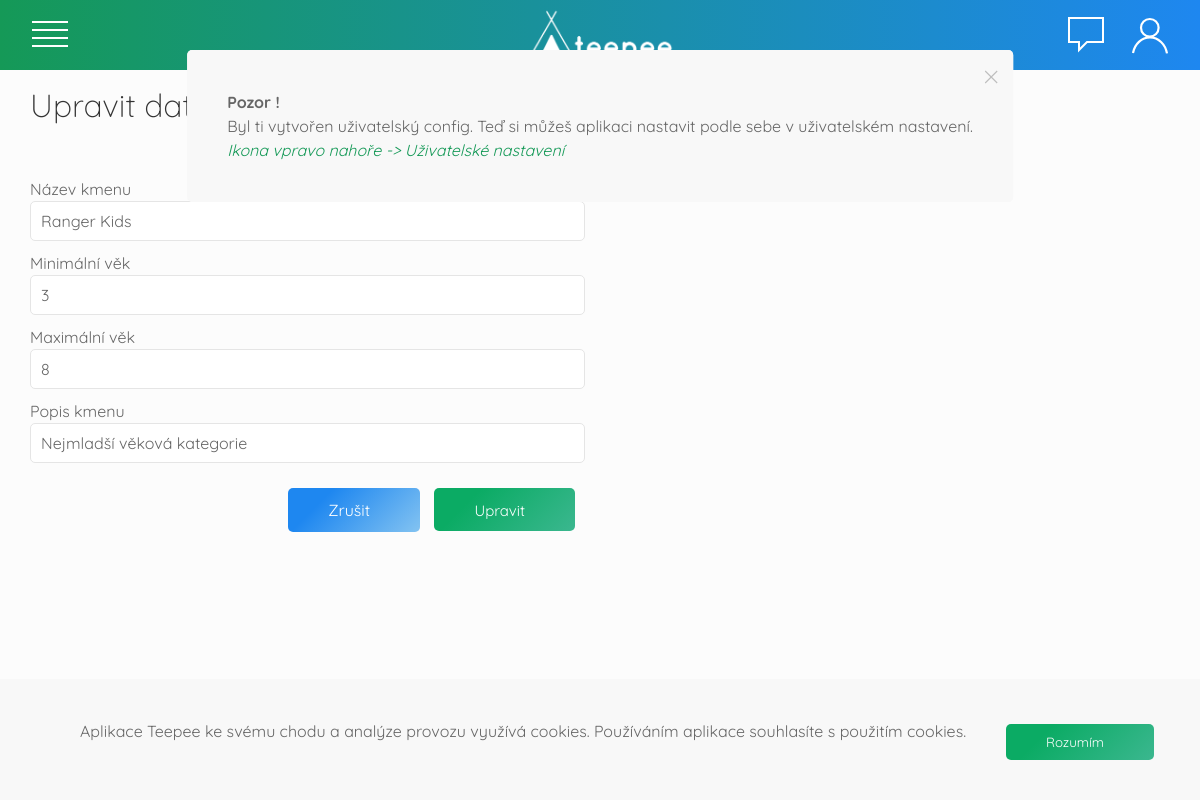
/kmeny/upravit/3 (signed in), run on the app's committed database.
### tables this page shows
CREATE TABLE `kmen` (
  `id_kmenu` int(11) NOT NULL,
  `nazev` varchar(150) NOT NULL,
  `min_vek` int(2) NOT NULL,
  `max_vek` int(2) NOT NULL,
  `popis` text
);

### index.php (called while the page is built, shortened)
<?php
  try{
  $router = new RouterKontroler();
  $router->zpracuj(array($_SERVER["REQUEST_URI"]));
  $router->vypisPohled();
  }
  catch(Exception $e){
    $exception = "
    <h3><b>Ooops!</b> Něco se pokazilo</h3>
    Kód výjimky:<br>".
    $e->getMessage();
    $router->pridejZpravu($exception,"error");
    DB::syslog($exception,"exception",(isset($_SESSION["uzivatel"]->id_vedouciho)) ? $_SESSION["uzivatel"]->id_vedouciho : 0);
    die("<script>window.location.href = '/nastenka';</script>");
  }
 ?>

### model/DB.php (called while the page is built, shortened)
<?php
class DB {
  private static $spojeni;
  private static $nastaveni = array(
		PDO::ATTR_ERRMODE => PDO::ERRMODE_EXCEPTION,
    PDO::ATTR_EMULATE_PREPARES => false,
    PDO::ATTR_DEFAULT_FETCH_MODE => PDO::FETCH_ASSOC
	);
    public static function pripoj($server, $uzivatel, $heslo, $databaze)
    {
	  if (!isset(self::$spojeni))
      {
        $dsn = "mysql:host=$server;dbname=$databaze;charset=utf8";
			 self::$spojeni = new PDO(
				$dsn,
				$uzivatel,
				$heslo,
				self::$nastaveni
       );
	  }
	}
  public static function getKmen($id){
    $sql = "SELECT * FROM kmen WHERE id_kmenu = ?";
    $navrat = self::$spojeni->prepare($sql);
    $navrat->execute(array($id));
    return (object) $navrat->fetch();
  }
}

### kontroler/KmenyKontroler.php (called while the page is built, shortened)
<?php
class KmenyKontroler extends Kontroler{
  public function zpracuj($parametry){
    if(isset($parametry[0])){
      $parametr = $parametry[0];
    }
    else{
      $parametr = null;
    }
    switch ($parametr) {
      case "upravit":
        if(isset($parametry[1])){
          $this->upravitKmen($parametry[1]);
        }
        else{
          $this->prehled();
        }
        break;
    }
  }
  private function upravitKmen($id){
    $kmen = DB::getKmen($id);
  }
}
 ?>

### kontroler/RouterKontroler.php (called while the page is built, shortened)
<?php
class RouterKontroler extends Kontroler{
  protected $kontroler;
  public function zpracuj($parametry){
    $castiCesty = $this->parseURL($parametry[0]);
    $castNazKont = $this->camelCase(array_shift($castiCesty));
    $tridaKontroleru = $castNazKont . "Kontroler";
    if(file_exists("kontroler/$tridaKontroleru.php"))
      $this->kontroler = new $tridaKontroleru();
    else{
      $this->pridejZpravu("<b>404</b> <br> To, co hledáš, tady není","danger");
      $this->presmeruj("nastenka");
    }
    $this->kontroler->zpracuj($castiCesty);
    $this->kontroler->colorGenerator = new ColorGenerator();
    $this->kontroler->mailManager = new MailManager();
  }
  private function camelCase($text) {
      $text = str_replace("-", " ", $text);
      $text = ucwords($text);
      $text = str_replace(" ", "", $text);
      return $text;
  }
  private function parseURL($url) {
      $parsedURL = parse_url($url);
      $path = $parsedURL["path"];
      $path = ltrim($path,"/");
      $path = trim($path);
      $cutPath = explode("/", $path);
      return $cutPath;
  }
}

### view/kmeny_uprav.phtml (the view)
<div class="uk-width-1-1 uk-padding-small uk-padding-remove-top">
  <h2>Upravit data kmenu</h2>
</div>
<div class="uk-width-1-2 uk-padding-small">
  <form class="" method="post">
    <div class="uk-margin-small">
      <label for="datum">Název kmenu</label>
      <input class="uk-input" id="nazev" type="text" name="nazev" value="<?= $kmen->nazev ?>">
    </div>
    <div class="uk-margin-small">
      <label for="popis">Minimální věk</label>
      <input class="uk-input" id="min_vek" type="number" name="min_vek" value="<?= $kmen->min_vek ?>">
    </div>
    <div class="uk-margin-small">
      <label for="popis">Maximální věk</label>
      <input class="uk-input" id="max_vek" type="number" name="max_vek" value="<?= $kmen->max_vek ?>">
    </div>
    <div class="uk-margin-small">
      <label for="popis">Popis kmenu</label>
      <input class="uk-input" id="popis" type="text" name="popis" value="<?= $kmen->popis ?>">
    </div>
    <p class="uk-text-right">
        <a href="/kmeny" class="btn-orange">Zrušit</a>
        <input type="submit" class="btn-green" name="upravit-kmen" value="Upravit">
    </p>
  </form>
</div>

### view/css/main.css (style rules this page uses)
:root { --orange:#FFE53B; --blue:#21D4FD; --light-grey: #fcfcfc; --border-size: 1px; --border-color: #f2f2f2; --green:#159957; }
body,html { height: 100%; width:100%; margin:0; padding: 0; font-family: 'Quicksand', sans-serif; background-color: var(--light-grey); }
* { font-family: 'Quicksand', sans-serif; }
h1,h2,h3,h4,.uk-heading-small,.uk-heading-medium { font-family: 'Quicksand', sans-serif; font-weight: lighter; }
a { color:#333; }
.btn-green { background-color: #3bb78f; background-image: linear-gradient(315deg, #3bb78f 0%, #0bab64 74%); padding: 10px 50px 10px 40px; display: inline-block; color:#fff; text-decoration: none; border-radius: 5px; margin: 5px 10px 5px 0px; }
.btn-orange { background-color: #1e87f0; background-image: linear-gradient(315deg,#83c3f1 0%, #1e87f0 74% ); padding: 10px 50px 10px 40px; display: inline-block; color:#fff; text-decoration: none; border-radius: 5px; margin: 5px 10px 5px 0px; }
.btn-orange,.btn-green,.btn-blue { border: none; cursor: pointer; }
input.btn-green,input.btn-orange { padding: 13px 50px 11px 40px; }
.uk-input { border-radius:5px; }
input { font-size: 15px; border-radius: 5px; }
em { color:var(--green); }

### data on the page
kmen: nazev "Ranger Kids", min_vek "3", max_vek "8", popis "Nejmladší věková kategorie"

### other printed values
$zprava["zprava"] "Pozor ! Byl ti vytvořen uživatelský config. Teď si můžeš aplikaci nastavit podle sebe v uživatelském nastavení. Ikona vpravo nahoře -> Uživatelské nastavení"
